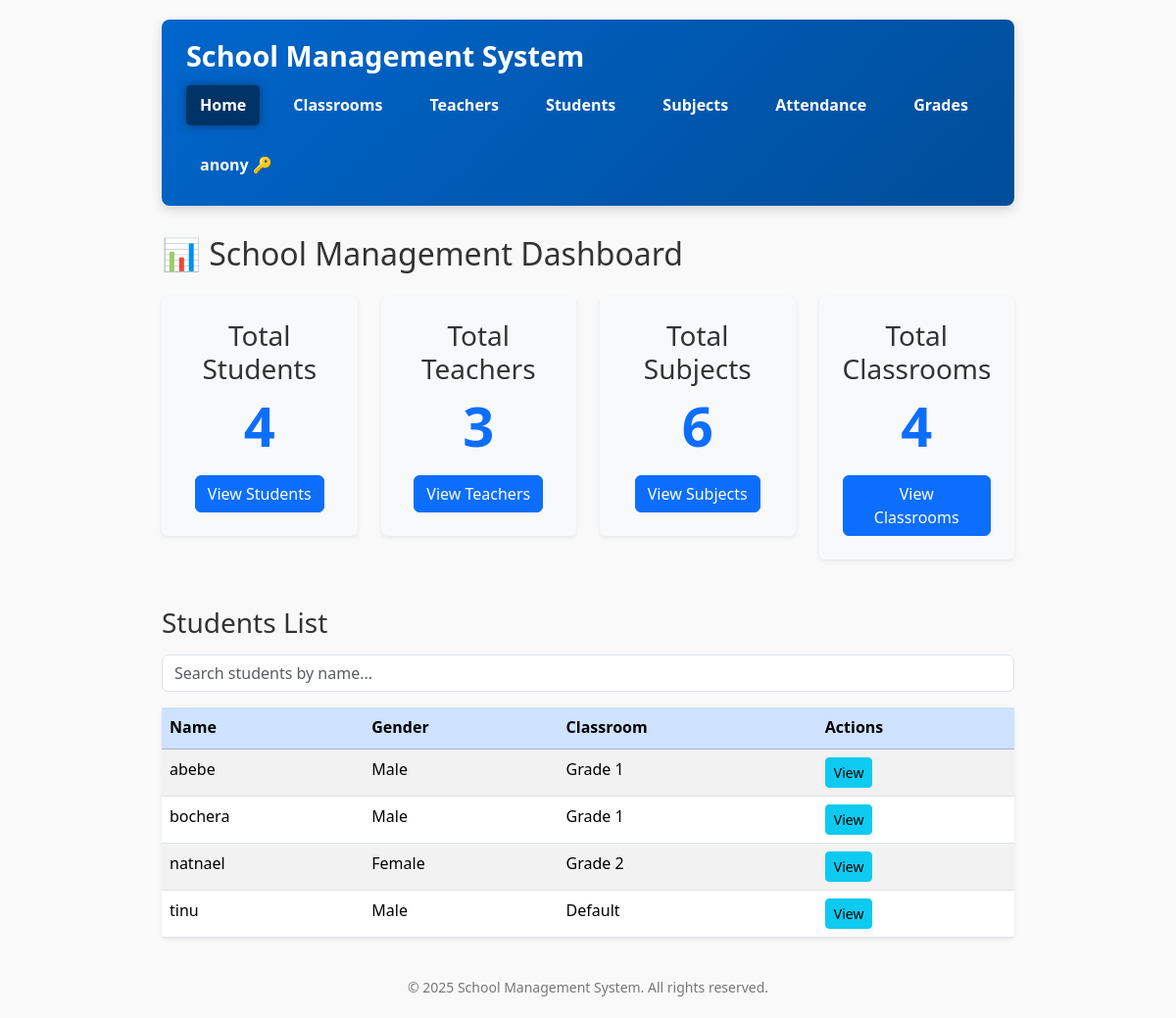
Before: / (signed in) with the older database file.
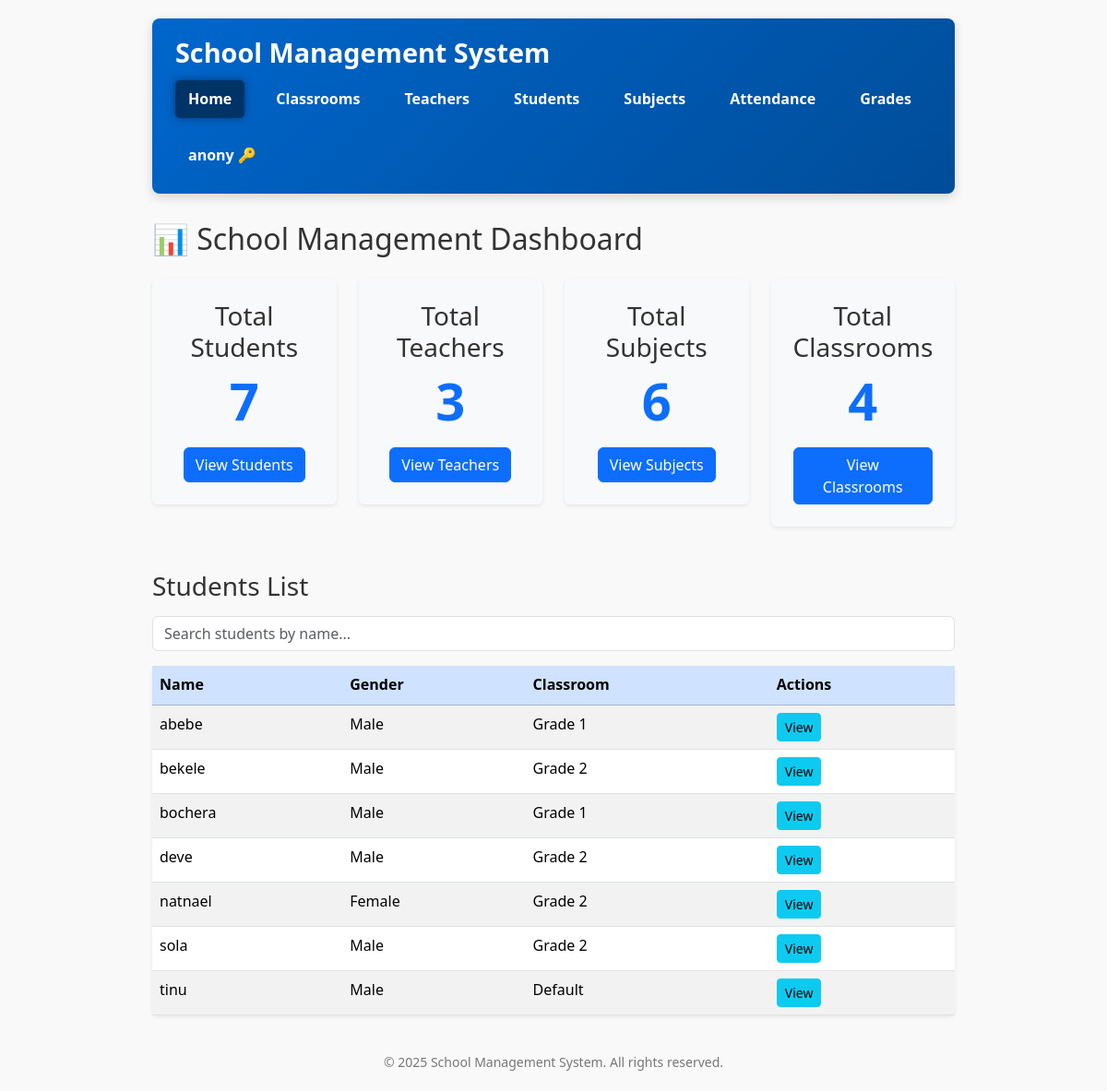
After: the same page with the newer database file.
### school/models.py (models this page shows, shortened)
class Student(models.Model):
    user = models.OneToOneField(settings.AUTH_USER_MODEL, on_delete=models.CASCADE)
    GENDER_CHOICES = [('Male', 'Male'), ('Female', 'Female'), ('Other', 'Other')]
    name = models.CharField(max_length=100)
    age = models.PositiveIntegerField()
    gender = models.CharField(max_length=10, choices=GENDER_CHOICES)
    photo = models.ImageField(upload_to='student_photos/', blank=True, null=True)
    address = models.TextField(blank=True)
    parent_contact = models.CharField(max_length=20, blank=True)
    classroom = models.ForeignKey(ClassRoom, on_delete=models.CASCADE, related_name='students')
    class Meta:
        ordering = ['name']

class ClassRoom(models.Model):
    name = models.CharField(max_length=100)
    section = models.CharField(max_length=1)
    subjects = models.ManyToManyField('Subject', related_name='classrooms', blank=True)
    class Meta:
        ordering = ['name', 'section']
        verbose_name_plural = 'Classrooms'

### school/views.py (the view)
# urls.py: path('', views.home, name='home'),
@login_required
def home(request):
    user = request.user
    is_admin_or_teacher = user.is_superuser or user.groups.filter(name__in=['Admin', 'Teacher']).exists()
    context = {
        'total_students': Student.objects.count(),
        'total_teachers': Teacher.objects.count(),
        'total_subjects': Subject.objects.count(),
        'total_classrooms': ClassRoom.objects.count(),
        'students': Student.objects.all(),
        'is_admin_or_teacher': is_admin_or_teacher,
    }
    return render(request, 'school/home.html', context)

### school/templates/school/home.html (shortened to what this page needs)
{% extends 'school/base.html' %}
{% block content %}
{% if user.is_authenticated %}
    {% if is_admin_or_teacher %}
        <h2 class="mb-4">📊 School Management Dashboard</h2>
        <div class="row g-4 mb-5">
            <div class="col-12 col-md-6 col-lg-3">
                <div class="p-4 bg-light rounded shadow-sm text-center">
                    <h3>Total Students</h3>
                    <p class="display-4 text-primary fw-bold">{{ total_students }}</p>
                    <a href="{% url 'school:student_list' %}" class="btn btn-primary">View Students</a>
                </div>
            </div>
            <div class="col-12 col-md-6 col-lg-3">
                <div class="p-4 bg-light rounded shadow-sm text-center">
                    <h3>Total Teachers</h3>
                    <p class="display-4 text-primary fw-bold">{{ total_teachers }}</p>
                    <a href="{% url 'school:teacher_list' %}" class="btn btn-primary">View Teachers</a>
                </div>
            </div>
            <div class="col-12 col-md-6 col-lg-3">
                <div class="p-4 bg-light rounded shadow-sm text-center">
                    <h3>Total Subjects</h3>
                    <p class="display-4 text-primary fw-bold">{{ total_subjects }}</p>
                    <a href="{% url 'school:subject_list' %}" class="btn btn-primary">View Subjects</a>
                </div>
            </div>
            <div class="col-12 col-md-6 col-lg-3">
                <div class="p-4 bg-light rounded shadow-sm text-center">
                    <h3>Total Classrooms</h3>
                    <p class="display-4 text-primary fw-bold">{{ total_classrooms }}</p>
                    <a href="{% url 'school:classroom_list' %}" class="btn btn-primary">View Classrooms</a>
                </div>
            </div>
        </div>
        <h3 class="mb-3">Students List</h3>
        <input
            type="text"
            id="studentSearch"
            class="form-control mb-3"
            placeholder="Search students by name..."
            onkeyup="filterStudents()"
        />
        <table class="table table-striped table-hover rounded shadow-sm bg-white">
            <thead class="table-primary">
                <tr>
                    <th>Name</th>
                    <th>Gender</th>
                    <th>Classroom</th>
                    <th>Actions</th>
                </tr>
            </thead>
            <tbody id="studentsTableBody">
                {% for student in students %}
                <tr>
                    <td>{{ student.name }}</td>
                    <td>{{ student.gender }}</td>
                    <td>{{ student.classroom.name|default:"N/A" }}</td>
                    <td>
                        <a href="{% url 'school:student_detail' student.pk %}" class="btn btn-info btn-sm">View</a>
                    </td>
                </tr>
                {% empty %}
                <tr>
                    <td colspan="4" class="text-center">No students available.</td>
                </tr>
                {% endfor %}
            </tbody>
        </table>
    {% else %}
        <div class="text-center mt-5">
            <h1>🎓 Welcome to the School Management System</h1>
            <p class="lead mt-3">Your account does not have an assigned role. Please contact the administrator.</p>
            <a href="{% url 'logout' %}" class="btn btn-warning mt-3">Logout</a>
        </div>
    {% endif %}
{% endif %}
{% endblock %}

Changed rows visible on the page:
added Student: name "bekele", gender "Male", classroom.name "Grade 2"
added Student: name "deve", gender "Male", classroom.name "Grade 2"
added Student: name "sola", gender "Male", classroom.name "Grade 2"
Other visible differences:
{{ total_students }}: "4" → "7"
